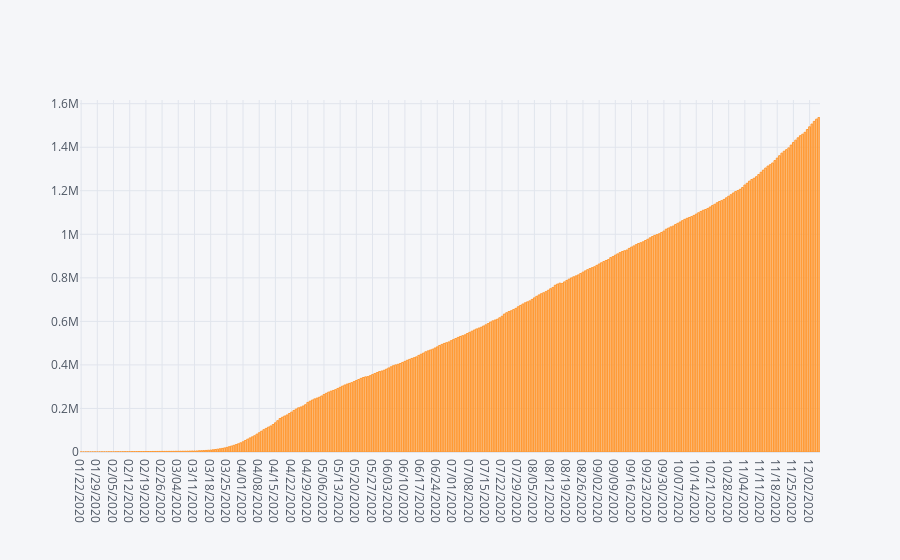
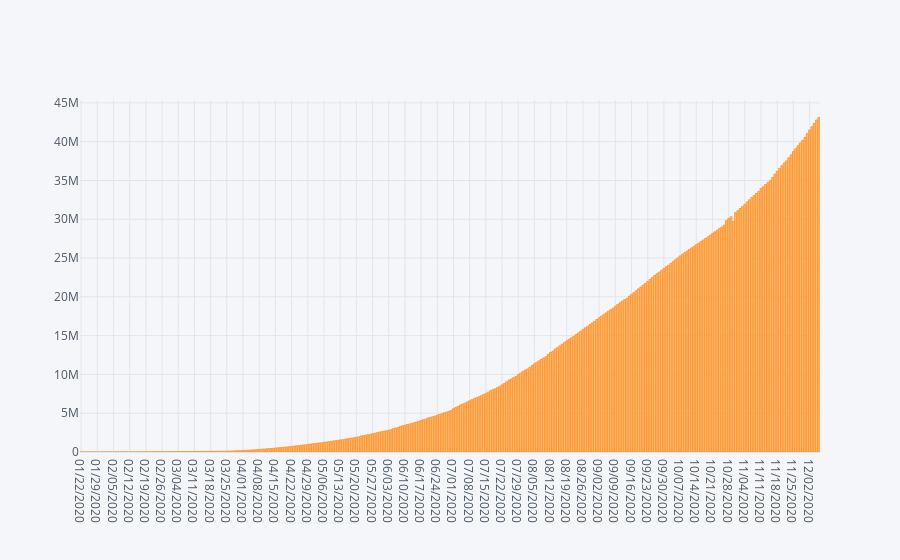

The cell these charts' notebook holds for them, in order:
### Code cell
deaths.iplot(kind='bar', x='Date', y='Deaths')
recovered.iplot(kind='bar', x='Date', y='Recovered')

### Figure 1 — Plotly figure (JSON) as saved in the notebook; plotly's stock layout.template omitted (floating-point values rounded to 4 significant figures; data arrays with more than 128 entries replaced by an {"elided": "..."} marker saying what was removed)
{"data": [{"marker": {"color": "rgba(255, 153, 51, 0.6)", "line": {"color": "rgba(255, 153, 51, 1.0)", "width": 1}}, "name": "Deaths", "orientation": "v", "text": "", "type": "bar", "x": {"elided": "320 str values"}, "y": {"elided": "320 int values"}}], "layout": {"legend": {"bgcolor": "#F5F6F9", "font": {"color": "#4D5663"}}, "paper_bgcolor": "#F5F6F9", "plot_bgcolor": "#F5F6F9", "title": {"font": {"color": "#4D5663"}}, "xaxis": {"gridcolor": "#E1E5ED", "showgrid": true, "tickfont": {"color": "#4D5663"}, "title": {"font": {"color": "#4D5663"}, "text": ""}, "zerolinecolor": "#E1E5ED"}, "yaxis": {"gridcolor": "#E1E5ED", "showgrid": true, "tickfont": {"color": "#4D5663"}, "title": {"font": {"color": "#4D5663"}, "text": ""}, "zerolinecolor": "#E1E5ED"}}}

### Figure 2 — Plotly figure (JSON) as saved in the notebook; plotly's stock layout.template omitted (floating-point values rounded to 4 significant figures; data arrays with more than 128 entries replaced by an {"elided": "..."} marker saying what was removed)
{"data": [{"marker": {"color": "rgba(255, 153, 51, 0.6)", "line": {"color": "rgba(255, 153, 51, 1.0)", "width": 1}}, "name": "Recovered", "orientation": "v", "text": "", "type": "bar", "x": {"elided": "320 str values"}, "y": {"elided": "320 int values"}}], "layout": {"legend": {"bgcolor": "#F5F6F9", "font": {"color": "#4D5663"}}, "paper_bgcolor": "#F5F6F9", "plot_bgcolor": "#F5F6F9", "title": {"font": {"color": "#4D5663"}}, "xaxis": {"gridcolor": "#E1E5ED", "showgrid": true, "tickfont": {"color": "#4D5663"}, "title": {"font": {"color": "#4D5663"}, "text": ""}, "zerolinecolor": "#E1E5ED"}, "yaxis": {"gridcolor": "#E1E5ED", "showgrid": true, "tickfont": {"color": "#4D5663"}, "title": {"font": {"color": "#4D5663"}, "text": ""}, "zerolinecolor": "#E1E5ED"}}}
